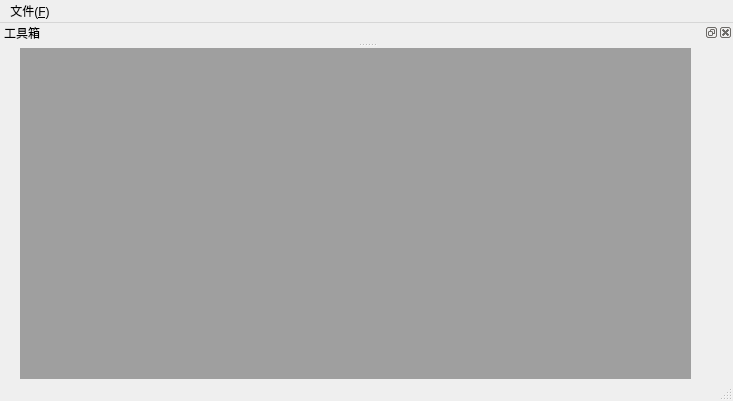
<?xml version="1.0" encoding="UTF-8"?>
<ui version="4.0">
 <class>MainWindow</class>
 <widget class="QMainWindow" name="MainWindow">
  <property name="geometry">
   <rect>
    <x>0</x>
    <y>0</y>
    <width>733</width>
    <height>401</height>
   </rect>
  </property>
  <property name="windowTitle">
   <string>MainWindow</string>
  </property>
  <widget class="QWidget" name="centralwidget">
   <widget class="QMdiArea" name="mdiArea">
    <property name="geometry">
     <rect>
      <x>20</x>
      <y>-120</y>
      <width>671</width>
      <height>501</height>
     </rect>
    </property>
   </widget>
  </widget>
  <widget class="QMenuBar" name="menubar">
   <property name="geometry">
    <rect>
     <x>0</x>
     <y>0</y>
     <width>733</width>
     <height>21</height>
    </rect>
   </property>
   <widget class="QMenu" name="menuFile_F">
    <property name="title">
     <string>文件(&amp;F)</string>
    </property>
    <addaction name="actionNew_N"/>
    <addaction name="actionshowdock_D"/>
   </widget>
   <addaction name="menuFile_F"/>
  </widget>
  <widget class="QStatusBar" name="statusbar"/>
  <widget class="QDockWidget" name="dockWidget">
   <property name="windowTitle">
    <string>工具箱</string>
   </property>
   <attribute name="dockWidgetArea">
    <number>4</number>
   </attribute>
   <widget class="QWidget" name="dockWidgetContents">
    <widget class="QWidget" name="verticalLayoutWidget">
     <property name="geometry">
      <rect>
       <x>120</x>
       <y>30</y>
       <width>198</width>
       <height>146</height>
      </rect>
     </property>
     <layout class="QVBoxLayout" name="verticalLayout">
      <item>
       <widget class="QTextEdit" name="textEdit"/>
      </item>
     </layout>
    </widget>
   </widget>
  </widget>
  <action name="actionNew_N">
   <property name="icon">
    <iconset resource="res.qrc">
     <normaloff>:/res/NEW.jpg</normaloff>:/res/NEW.jpg</iconset>
   </property>
   <property name="text">
    <string>新建文件 (&amp;N)</string>
   </property>
   <property name="iconText">
    <string>新建文件 (N)</string>
   </property>
  </action>
  <action name="actionshowdock_D">
   <property name="icon">
    <iconset resource="res.qrc">
     <normaloff>:/res/dock.png</normaloff>:/res/dock.png</iconset>
   </property>
   <property name="text">
    <string>显示dock(&amp;D)</string>
   </property>
  </action>
 </widget>
 <resources>
  <include location="res.qrc"/>
 </resources>
 <connections/>
</ui>
